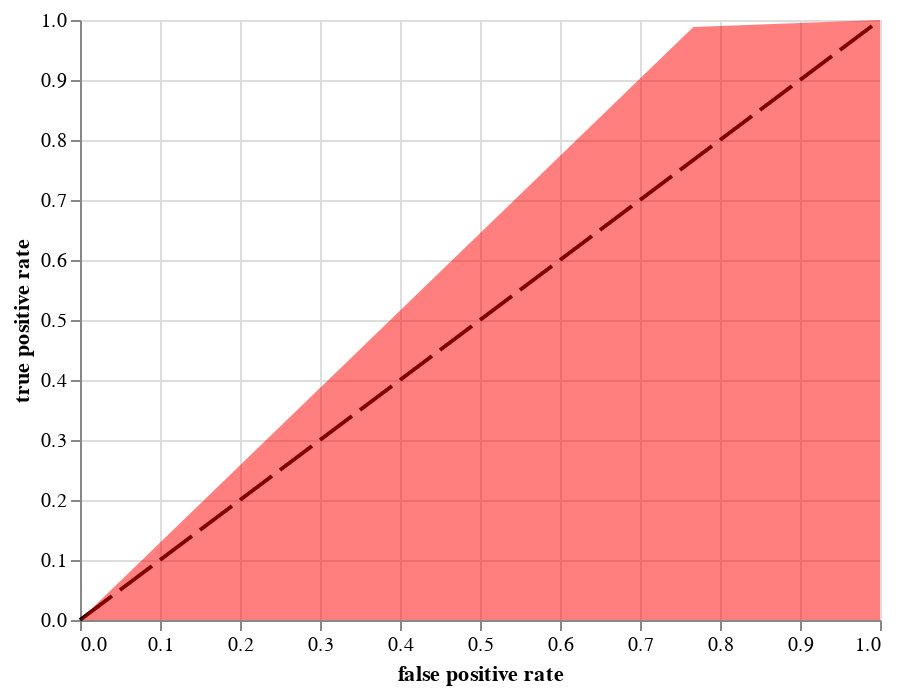

Write notebook code for a chart like this one.
### Markdown cell above
> The final precision score is 0.906

### Code cell
baseline_model.visualize('roc', baseline_test)

### Figure 1 — Vega-Lite specification as saved in the notebook (floating-point values rounded to 4 significant figures)
{"config": {"view": {"continuousWidth": 400, "continuousHeight": 300}}, "layer": [{"data": {"name": "data-28880620c4ce6846c6811bc07c83cec4"}, "mark": {"type": "line", "color": "black", "strokeDash": [20, 5]}, "encoding": {"x": {"type": "quantitative", "field": "line", "scale": {"domain": [0.0, 1.0]}, "title": "false positive rate"}, "y": {"type": "quantitative", "field": "line", "scale": {"domain": [0.0, 1.0]}, "title": "true positive rate"}}}, {"data": {"name": "data-bdfd230cdfbe02ab9cdeda076bbf962d"}, "mark": {"type": "area", "fill": "red", "fillOpacity": 0.5}, "encoding": {"x": {"type": "quantitative", "field": "fpr", "title": "false positive rate"}, "y": {"type": "quantitative", "field": "tpr", "title": "true positive rate"}}}], "$schema": "https://vega.github.io/schema/vega-lite/v4.8.1.json", "datasets": {"data-28880620c4ce6846c6811bc07c83cec4": [{"line": 0}, {"line": 1}], "data-bdfd230cdfbe02ab9cdeda076bbf962d": [{"fpr": 0.0, "tpr": 0.0, "thresholds": 2}, {"fpr": 0.7667, "tpr": 0.9884, "thresholds": 1}, {"fpr": 1.0, "tpr": 1.0, "thresholds": 0}]}}
